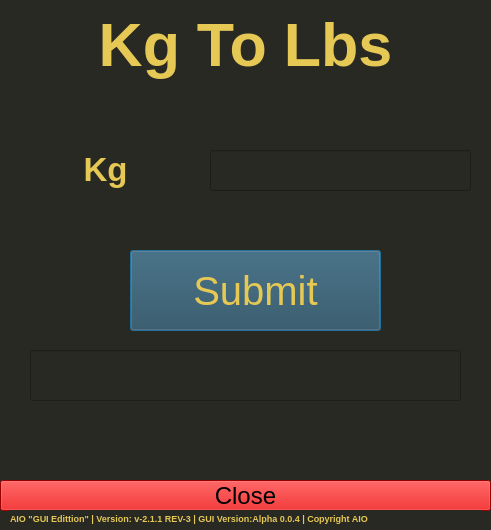
<?xml version="1.0" encoding="UTF-8"?>
<ui version="4.0">
 <class>Dialog</class>
 <widget class="QDialog" name="Dialog">
  <property name="geometry">
   <rect>
    <x>0</x>
    <y>0</y>
    <width>491</width>
    <height>530</height>
   </rect>
  </property>
  <property name="minimumSize">
   <size>
    <width>491</width>
    <height>530</height>
   </size>
  </property>
  <property name="maximumSize">
   <size>
    <width>491</width>
    <height>530</height>
   </size>
  </property>
  <property name="windowTitle">
   <string>AIO | Age</string>
  </property>
  <property name="styleSheet">
   <string notr="true">background-color: rgb(40, 41, 35);</string>
  </property>
  <widget class="QPushButton" name="Close">
   <property name="geometry">
    <rect>
     <x>0</x>
     <y>480</y>
     <width>491</width>
     <height>31</height>
    </rect>
   </property>
   <property name="font">
    <font>
     <pointsize>18</pointsize>
     <strikeout>false</strikeout>
     <kerning>true</kerning>
    </font>
   </property>
   <property name="styleSheet">
    <string notr="true">background-color: rgb(213, 0, 0);</string>
   </property>
   <property name="text">
    <string>Close</string>
   </property>
   <property name="autoDefault">
    <bool>false</bool>
   </property>
   <property name="default">
    <bool>false</bool>
   </property>
  </widget>
  <widget class="QLabel" name="label_3">
   <property name="geometry">
    <rect>
     <x>10</x>
     <y>510</y>
     <width>471</width>
     <height>16</height>
    </rect>
   </property>
   <property name="font">
    <font>
     <pointsize>7</pointsize>
     <weight>75</weight>
     <bold>true</bold>
     <strikeout>false</strikeout>
     <kerning>true</kerning>
    </font>
   </property>
   <property name="styleSheet">
    <string notr="true">color: rgb(230, 200, 85);</string>
   </property>
   <property name="text">
    <string>AIO &quot;GUI Edittion&quot; | Version: v-2.1.1 REV-3 | GUI Version:Alpha 0.0.4 | Copyright AIO </string>
   </property>
   <property name="wordWrap">
    <bool>true</bool>
   </property>
  </widget>
  <widget class="QLineEdit" name="Input_1">
   <property name="geometry">
    <rect>
     <x>210</x>
     <y>150</y>
     <width>261</width>
     <height>41</height>
    </rect>
   </property>
   <property name="font">
    <font>
     <pointsize>20</pointsize>
     <strikeout>false</strikeout>
     <kerning>true</kerning>
    </font>
   </property>
   <property name="styleSheet">
    <string notr="true">color: rgb(230, 200, 85);</string>
   </property>
   <property name="text">
    <string/>
   </property>
  </widget>
  <widget class="QLabel" name="label_2">
   <property name="geometry">
    <rect>
     <x>20</x>
     <y>150</y>
     <width>171</width>
     <height>41</height>
    </rect>
   </property>
   <property name="font">
    <font>
     <pointsize>25</pointsize>
     <weight>75</weight>
     <bold>true</bold>
     <strikeout>false</strikeout>
     <kerning>true</kerning>
    </font>
   </property>
   <property name="styleSheet">
    <string notr="true">color: rgb(230, 200, 85);</string>
   </property>
   <property name="text">
    <string>&lt;html&gt;&lt;head/&gt;&lt;body&gt;&lt;p align=&quot;center&quot;&gt;Kg&lt;/p&gt;&lt;/body&gt;&lt;/html&gt;</string>
   </property>
  </widget>
  <widget class="QLabel" name="label">
   <property name="geometry">
    <rect>
     <x>20</x>
     <y>10</y>
     <width>451</width>
     <height>71</height>
    </rect>
   </property>
   <property name="font">
    <font>
     <pointsize>46</pointsize>
     <weight>75</weight>
     <bold>true</bold>
     <underline>false</underline>
     <strikeout>false</strikeout>
     <kerning>true</kerning>
    </font>
   </property>
   <property name="autoFillBackground">
    <bool>false</bool>
   </property>
   <property name="styleSheet">
    <string notr="true">color: rgb(230, 200, 85);</string>
   </property>
   <property name="text">
    <string>&lt;html&gt;&lt;head/&gt;&lt;body&gt;&lt;p align=&quot;center&quot;&gt;Kg To Lbs&lt;/p&gt;&lt;/body&gt;&lt;/html&gt;</string>
   </property>
  </widget>
  <widget class="QPushButton" name="Submit">
   <property name="geometry">
    <rect>
     <x>130</x>
     <y>250</y>
     <width>251</width>
     <height>81</height>
    </rect>
   </property>
   <property name="font">
    <font>
     <pointsize>30</pointsize>
     <strikeout>false</strikeout>
     <kerning>true</kerning>
    </font>
   </property>
   <property name="styleSheet">
    <string notr="true">color: rgb(230, 200, 85);
background-color: rgb(42, 74, 89);</string>
   </property>
   <property name="text">
    <string>Submit</string>
   </property>
  </widget>
  <widget class="QLineEdit" name="Output_2">
   <property name="geometry">
    <rect>
     <x>30</x>
     <y>350</y>
     <width>431</width>
     <height>51</height>
    </rect>
   </property>
   <property name="font">
    <font>
     <pointsize>20</pointsize>
     <strikeout>false</strikeout>
     <kerning>true</kerning>
    </font>
   </property>
   <property name="styleSheet">
    <string notr="true">color: rgb(230, 200, 85);</string>
   </property>
   <property name="text">
    <string/>
   </property>
   <property name="alignment">
    <set>Qt::AlignRight|Qt::AlignTrailing|Qt::AlignVCenter</set>
   </property>
   <property name="readOnly">
    <bool>true</bool>
   </property>
  </widget>
 </widget>
 <resources/>
 <connections/>
</ui>
